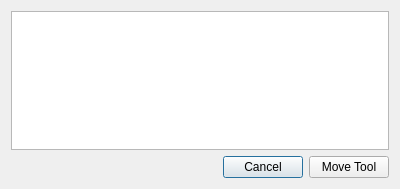
<?xml version="1.0" encoding="UTF-8"?>
<ui version="4.0">
 <class>Dialog</class>
 <widget class="QDialog" name="Dialog">
  <property name="geometry">
   <rect>
    <x>0</x>
    <y>0</y>
    <width>400</width>
    <height>189</height>
   </rect>
  </property>
  <property name="windowTitle">
   <string>Select the target library</string>
  </property>
  <layout class="QVBoxLayout" name="verticalLayout" stretch="0,0">
   <property name="sizeConstraint">
    <enum>QLayout::SetMinimumSize</enum>
   </property>
   <item>
    <widget class="QListWidget" name="listWidget"/>
   </item>
   <item>
    <layout class="QHBoxLayout" name="horizontalLayout" stretch="1,0">
     <property name="sizeConstraint">
      <enum>QLayout::SetMinimumSize</enum>
     </property>
     <item>
      <widget class="QDialogButtonBox" name="buttonBox">
       <property name="orientation">
        <enum>Qt::Horizontal</enum>
       </property>
       <property name="standardButtons">
        <set>QDialogButtonBox::Cancel</set>
       </property>
      </widget>
     </item>
     <item>
      <widget class="QPushButton" name="pushButton">
       <property name="text">
        <string>Move Tool</string>
       </property>
       <property name="icon">
        <iconset>
         <normaloff>../resources/icons/add-to-job.svg</normaloff>../resources/icons/add-to-job.svg</iconset>
       </property>
      </widget>
     </item>
    </layout>
   </item>
  </layout>
 </widget>
 <resources/>
 <connections>
  <connection>
   <sender>buttonBox</sender>
   <signal>accepted()</signal>
   <receiver>Dialog</receiver>
   <slot>accept()</slot>
   <hints>
    <hint type="sourcelabel">
     <x>248</x>
     <y>254</y>
    </hint>
    <hint type="destinationlabel">
     <x>157</x>
     <y>274</y>
    </hint>
   </hints>
  </connection>
  <connection>
   <sender>buttonBox</sender>
   <signal>rejected()</signal>
   <receiver>Dialog</receiver>
   <slot>reject()</slot>
   <hints>
    <hint type="sourcelabel">
     <x>316</x>
     <y>260</y>
    </hint>
    <hint type="destinationlabel">
     <x>286</x>
     <y>274</y>
    </hint>
   </hints>
  </connection>
 </connections>
</ui>
